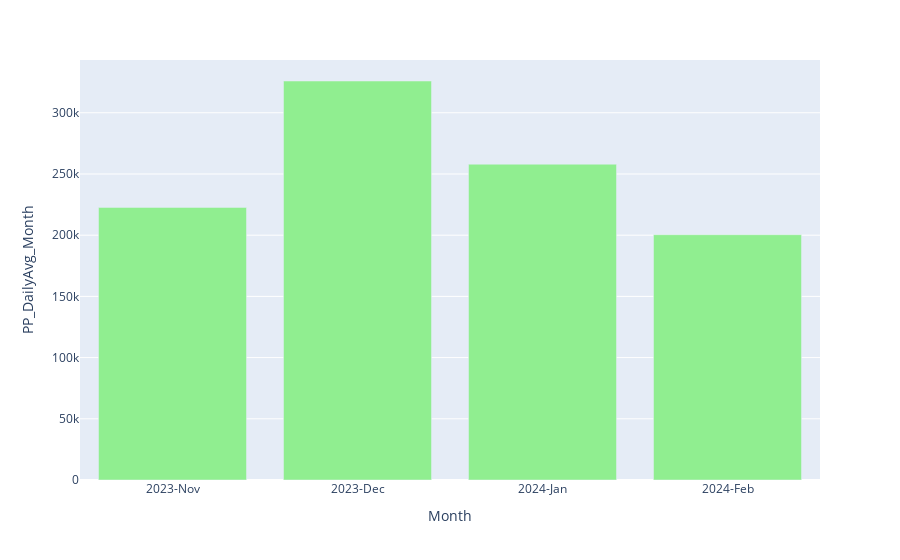

Notebook cell for this chart:
### Markdown cell above
### 3.1 Monthly trend analysis

### Code cell
color = 'lightgreen'
fig_PP = px.bar(dax,x='Month',y='PP_DailyAvg_Month',color_discrete_sequence=[color])
fig_PP.show()

### Figure 1 — Plotly figure (JSON) as saved in the notebook; plotly's stock layout.template omitted (floating-point values rounded to 4 significant figures)
{"data": [{"alignmentgroup": "True", "hovertemplate": "Month=%{x}<br>PP_DailyAvg_Month=%{y}<extra></extra>", "legendgroup": "", "marker": {"color": "lightgreen", "pattern": {"shape": ""}}, "name": "", "offsetgroup": "", "orientation": "v", "showlegend": false, "textposition": "auto", "type": "bar", "x": ["2023-Nov", "2023-Dec", "2024-Jan", "2024-Feb"], "xaxis": "x", "y": [222700.0, 326000.0, 258000.0, 200400.0], "yaxis": "y"}], "layout": {"barmode": "relative", "legend": {"tracegroupgap": 0}, "margin": {"t": 60}, "xaxis": {"anchor": "y", "domain": [0, 1], "title": {"text": "Month"}}, "yaxis": {"anchor": "x", "domain": [0, 1], "title": {"text": "PP_DailyAvg_Month"}}}}
